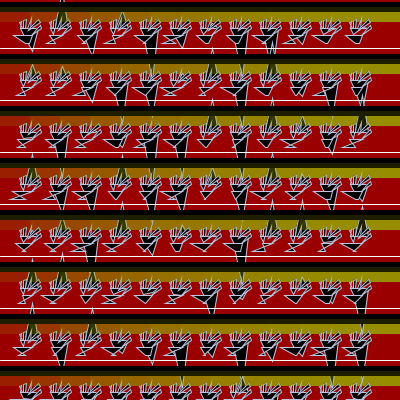
Frame 1 (no input)
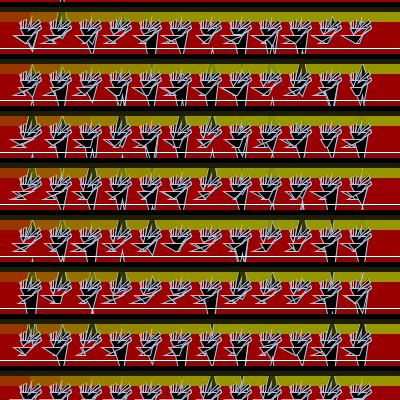
Frame 2 (the mouse pressed at the canvas centre, redrawn once)

The Processing sketch that drew these frames (run headless with seeded random() and noise(); the mouse was pressed at the canvas centre and the sketch redrawn once):

// Processing sketch: processing_39001
// ── processing_39001.pde

void setup () {
  size (400, 400);
  background (155, 0, 0);
}


void draw() {
  for (int j=10; j<width-50; j+=30) {//j influences space from margin,j+= number of items/spacing-larger # less items
    for (int i=-60; i<height-5; i+=52) {//i=spacing from margin, i+= larger number less items
      myhand (j, i);
      fill (255, 255, 255, 50);//transparency set
    }
  }
  noLoop();
  
}

void myhand(float j, float i) {//points can start independently from previous points
  pushMatrix();
  translate(j, i);

  noStroke();
  fill (random(0));
  smooth ();//smooths pixalation


  stroke (188, 198, 224);

  quad (13, 94, 10, 88, 28, 88, 22, random(95)+50);//palm--+/- sends abstration up or down in direction
  quad (9, 82, 11, 81, 10, 88, 12, 88);//finger 1
  quad (13, 80, 16, 79, 15, 88, 13, 88);//finger 2
  quad (17, 88, 21, 78, 20, 88, 18, 88);//finger3
  quad (28, 79, 30, 82, 18, 90, 19, 88);//finger 4
  quad (21, 95, 27, 88, 30, 85, 31, 88);//finger 5
  quad (15, 103, random(13), 95, 22, 95, random(21), 103);//wrist-random element creates abstraction

  noStroke();

  rect (-10, 10, width, 10);

  fill (149, 155, 0, 50);
  rect (-10, 15, width, 15);

  stroke (255, 255, 255);
  line (-10, 4, 300, 4);  

  popMatrix();
}

//During this past week I have been looking into the patterns that are being
//used by indegenous Colombian tapestries. These patterns are rich with
//geometry and color that a reminiscent of architectural design.
//The image of a simple hand bordered with lines and bands of dark rich colors.
//http://innonthealameda.com/the-authentic-guide-to-santa-fe/wp-content/uploads/2010/03/osage-blanket_crop.jpg
